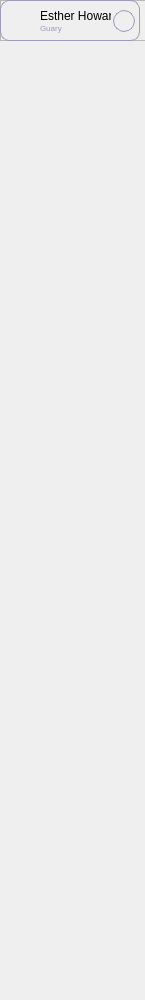
                 <widget class="QWidget" name="scrollAreaWidgetContents_4">
                  <property name="geometry">
                   <rect>
                    <x>0</x>
                    <y>0</y>
                    <width>145</width>
                    <height>1000</height>
                   </rect>
                  </property>
                  <property name="minimumSize">
                   <size>
                    <width>0</width>
                    <height>1000</height>
                   </size>
                  </property>
                  <widget class="QFrame" name="frame_48">
                   <property name="geometry">
                    <rect>
                     <x>0</x>
                     <y>0</y>
                     <width>150</width>
                     <height>41</height>
                    </rect>
                   </property>
                   <property name="frameShape">
                    <enum>QFrame::StyledPanel</enum>
                   </property>
                   <property name="frameShadow">
                    <enum>QFrame::Raised</enum>
                   </property>
                   <widget class="QLabel" name="nameSongHistoryLyricAfter">
                    <property name="geometry">
                     <rect>
                      <x>40</x>
                      <y>8</y>
                      <width>71</width>
                      <height>16</height>
                     </rect>
                    </property>
                    <property name="font">
                     <font>
                      <family>Arial</family>
                     </font>
                    </property>
                    <property name="text">
                     <string>Esther Howard</string>
                    </property>
                   </widget>
                   <widget class="QLabel" name="authorSongHistoryLyricAfter">
                    <property name="geometry">
                     <rect>
                      <x>40</x>
                      <y>20</y>
                      <width>71</width>
                      <height>16</height>
                     </rect>
                    </property>
                    <property name="font">
                     <font>
                      <family>Arial</family>
                      <pointsize>6</pointsize>
                     </font>
                    </property>
                    <property name="styleSheet">
                     <string notr="true">color: #9C9BBB</string>
                    </property>
                    <property name="text">
                     <string>Guary</string>
                    </property>
                   </widget>
                   <widget class="QPushButton" name="songHistoryLyricAfter">
                    <property name="geometry">
                     <rect>
                      <x>0</x>
                      <y>0</y>
                      <width>140</width>
                      <height>41</height>
                     </rect>
                    </property>
                    <property name="minimumSize">
                     <size>
                      <width>140</width>
                      <height>0</height>
                     </size>
                    </property>
                    <property name="maximumSize">
                     <size>
                      <width>140</width>
                      <height>16777215</height>
                     </size>
                    </property>
                    <property name="styleSheet">
                     <string notr="true">background-color: transparent;
border: 1px solid #9C9BBB;
border-radius: 9;</string>
                    </property>
                    <property name="text">
                     <string/>
                    </property>
                   </widget>
                   <widget class="QPushButton" name="downSongLyricAfter">
                    <property name="geometry">
                     <rect>
                      <x>113</x>
                      <y>10</y>
                      <width>22</width>
                      <height>22</height>
                     </rect>
                    </property>
                    <property name="styleSheet">
                     <string notr="true">background: transparent;
border: 1px solid #9C9BBB;
border-radius: 11;</string>
                    </property>
                    <property name="text">
                     <string/>
                    </property>
                    <property name="icon">
                     <iconset resource="icons.qrc">
                      <normaloff>:/icons/icons/download.svg</normaloff>:/icons/icons/download.svg</iconset>
                    </property>
                    <property name="iconSize">
                     <size>
                      <width>12</width>
                      <height>12</height>
                     </size>
                    </property>
                   </widget>
                   <widget class="QLabel" name="label_20">
                    <property name="geometry">
                     <rect>
                      <x>5</x>
                      <y>5</y>
                      <width>30</width>
                      <height>30</height>
                     </rect>
                    </property>
                    <property name="text">
                     <string/>
                    </property>
                    <property name="pixmap">
                     <pixmap resource="icons.qrc">:/images/images/music.png</pixmap>
                    </property>
                   </widget>
                  </widget>
                 </widget>
